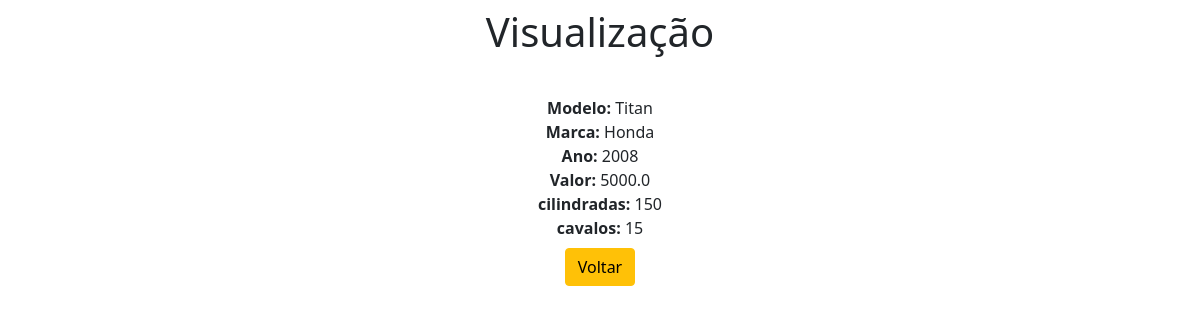
Page /view/16/ on the committed database.
### app/models.py (models this page shows)
class Veiculo(models.Model):
    modelo = models.CharField(max_length=150)
    marca = models.CharField(max_length=100)
    ano = models.IntegerField()
    valor = models.FloatField()
    cilindradas = models.IntegerField()
    cavalos = models.IntegerField()

### app/views.py (the view)
# urls.py: path('view/<int:pk>/', view , name="view"),
def view(request, pk):
    data = {}
    data['db'] = Veiculo.objects.get(pk=pk)
    return render(request, 'view.html', data )

### app/templates/view.html (shortened to what this page needs)
<!DOCTYPE html>
<html lang="en">
<head>
    <link href="https://cdn.jsdelivr.net/npm/bootstrap@5.0.1/dist/css/bootstrap.min.css" rel="stylesheet">
</head>
<body>
    <div class="col-8 m-auto pt-2 pb-2 text-center">
      <h1>Visualização</h1>
    </div>
    <div class="col-8 m-auto pt-4 pb-2 text-center">
      <strong>Modelo: </strong>{{db.modelo}}<br>
      <strong>Marca: </strong>{{db.marca}}<br>
      <strong>Ano: </strong>{{db.ano}}<br>
      <strong>Valor: </strong>{{db.valor}}<br>
      <strong>cilindradas: </strong>{{db.cilindradas}}<br>
      <strong>cavalos: </strong>{{db.cavalos}}<br>
    </div>
    <div class="col-8 m-auto pt 4 pb-2 text-center">
      <a href="/veiculos/" class="btn btn-warning">Voltar</a>
    </div>
</body>
</html>

### rows in the picture
Veiculo: modelo "Titan", marca "Honda", ano "2008", valor "5000.0", cilindradas "150", cavalos "15"
